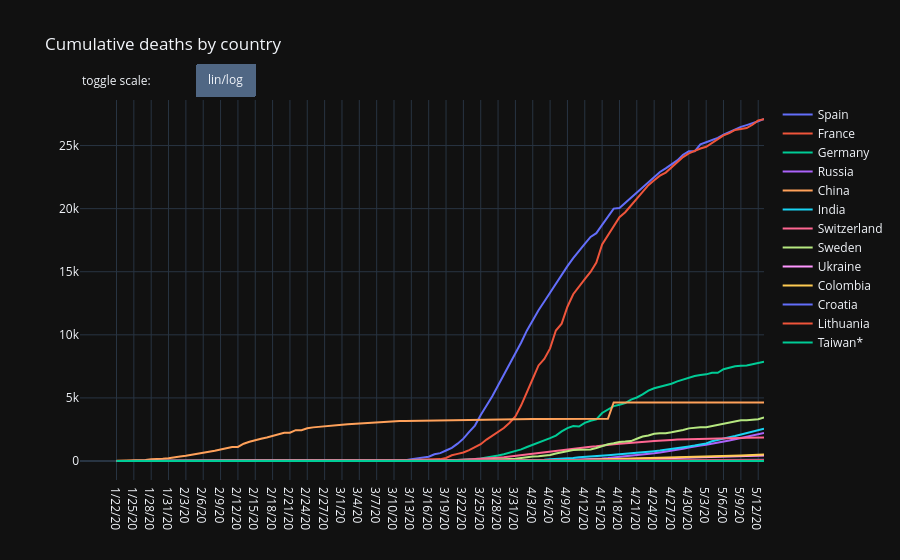

Source (notebook cell):
### Code cell
fig = go.Figure()

for idx, country in enumerate(countries):
    fig.add_trace(go.Scatter(
        x=dtf_deaths.index,
        y=dtf_deaths[country],
        name=country,
        mode='lines'
    ))

# add linear/log toggle button
fig.update_layout(    
    updatemenus = [
        dict(type="buttons",
             showactive=False,
             direction="right",
             buttons=list([            
                dict(label='lin/log',
                    method='relayout',
                    args=[{'yaxis': {'type': 'linear'}}],
                    args2=[{'yaxis': {'type': 'log'}}])
            ]),
            x=0.17,
            xanchor="left",
            y=1.095,
            yanchor="top"
        )
    ]
)

# Add annotation
fig.update_layout(
    annotations=[
        dict(text="toggle scale:", showarrow=False,
                             x=0, y=1.08, yref="paper", align="left")
    ]
)

# set background color
fig.update_layout(
    title="Cumulative deaths by country",
    template='plotly_dark'
)
